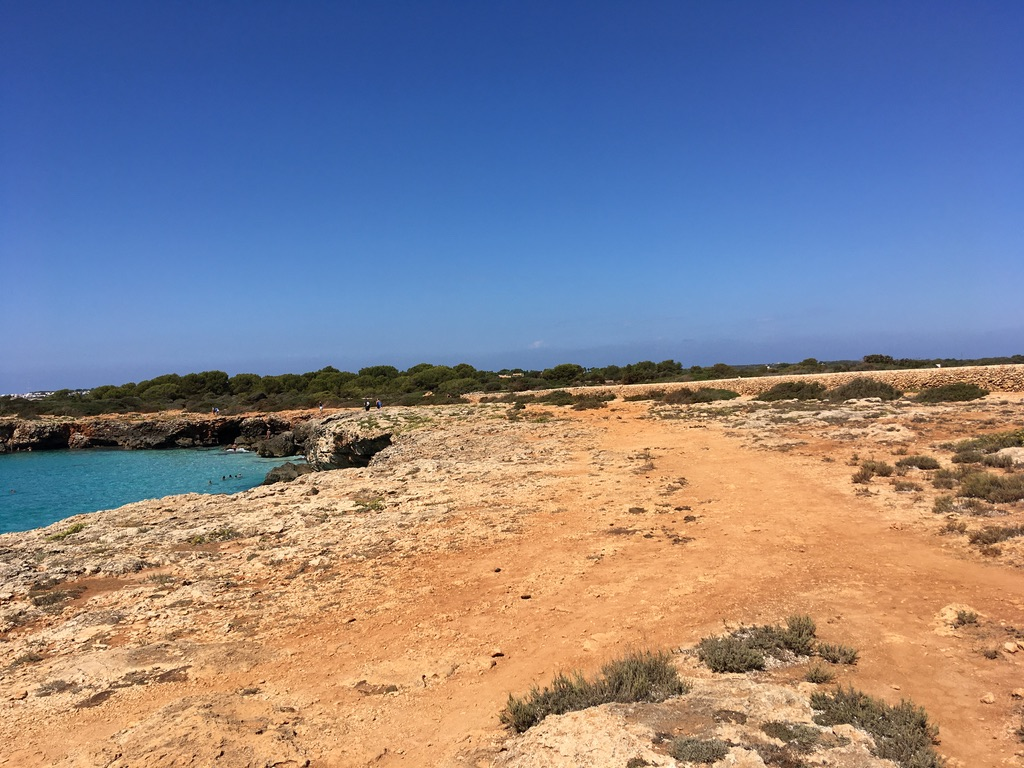
#> input picture 09image_processing/collage/1.jpeg, 1024 x 768 px; its folder holds 4 pictures in this run
$ python 05create_collage_from_multiple_images.py
#> lines starting #> are read from the running program, lines starting #| are printed output that depends on the picture
import cv2
import glob
import numpy as np
import math
import os

# Create a collage from multiple images in the "collage" directory, excluding the result image itself.
collage_images = []

# Read all image files from the "collage" directory, excluding the result image itself.
for filename in glob.glob("collage/*.*"):
    if filename.lower().endswith((".jpeg", ".jpg", ".png")) and not filename.lower().endswith("collage_result.jpeg"):
        image = cv2.imread(os.path.abspath(filename))
#> image is the input picture: shape (768, 1024, 3); mean B, G, R 141.8, 130.6, 133.8

        if image is not None:
            collage_images.append(image)

# If there are any images, create the collage.
if collage_images:
    # Get the height and width of the first image to use as the standard size for all images.
    img_height, img_width = collage_images[0].shape[:2]
#> img_height = 768; img_width = 1024

    cols = math.ceil(math.sqrt(len(collage_images)))
    rows = math.ceil(len(collage_images) / cols)

    # Create an empty collage image with the calculated number of rows and columns.
    collage = np.zeros(
        (rows * img_height, cols * img_width, 3),
        dtype=np.uint8
    )

    # Place each image in the appropriate position within the collage.
    for idx, img in enumerate(collage_images):
        img = cv2.resize(img, (img_width, img_height))

        row = idx // cols
        col = idx % cols

        collage[
            row * img_height:(row + 1) * img_height,
            col * img_width:(col + 1) * img_width
        ] = img
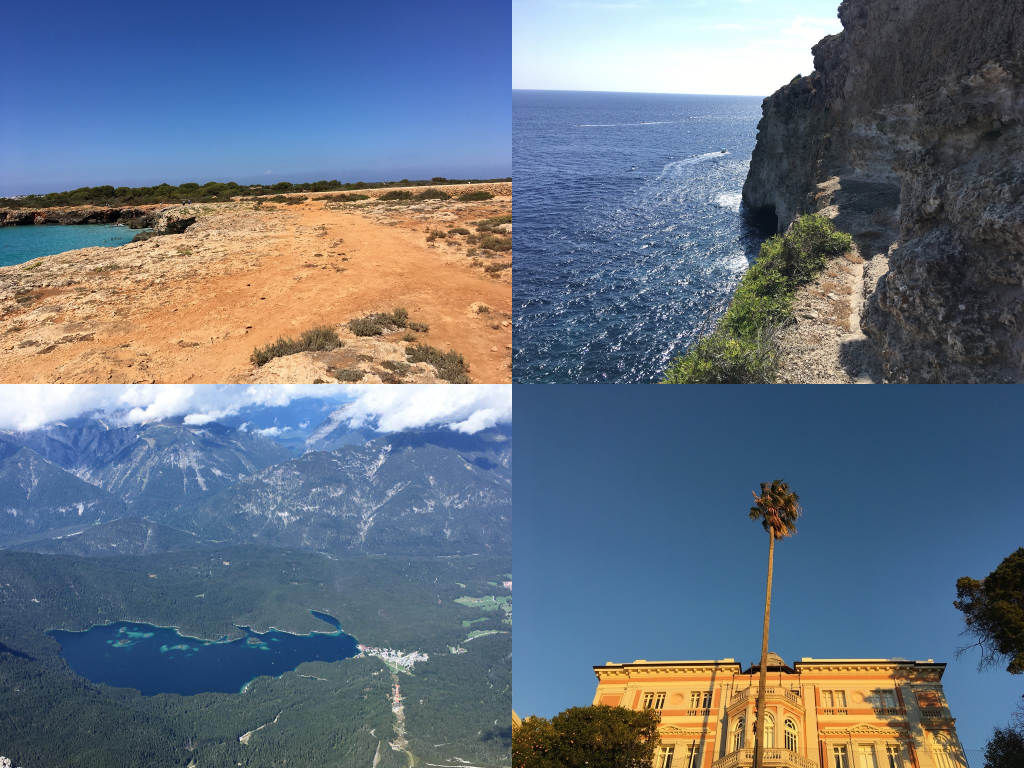
#> collage: shape (1536, 2048, 3) (shown at 1/2 size); mean of channels 0, 1, 2 129.9, 114.2, 102; drawn as B, G, R

    # Save the final collage image to the "collage" directory.
    cv2.imwrite("collage/collage_result.jpeg", collage)
